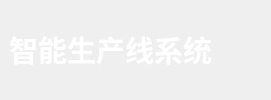
        <widget class="QFrame" name="frame_2">
         <property name="sizePolicy">
          <sizepolicy hsizetype="Preferred" vsizetype="Expanding">
           <horstretch>0</horstretch>
           <verstretch>1</verstretch>
          </sizepolicy>
         </property>
         <property name="styleSheet">
          <string notr="true">#frame_2{
	background-color: rgb(255, 170, 0);
}

QPushButton, #pushButton{
	border:none;	
	color: rgb(255, 255, 255);
}

QFrame, #frame{
	border:none;	
}	</string>
         </property>
         <property name="frameShape">
          <enum>QFrame::StyledPanel</enum>
         </property>
         <property name="frameShadow">
          <enum>QFrame::Raised</enum>
         </property>
         <layout class="QHBoxLayout" name="horizontalLayout">
          <property name="spacing">
           <number>0</number>
          </property>
          <property name="leftMargin">
           <number>0</number>
          </property>
          <property name="topMargin">
           <number>0</number>
          </property>
          <property name="rightMargin">
           <number>0</number>
          </property>
          <property name="bottomMargin">
           <number>0</number>
          </property>
          <item>
           <widget class="QFrame" name="frame_2_1">
            <property name="styleSheet">
             <string notr="true">#frame_2{
    background-color: rgb(30,144,255);
}

QPushButton, #pushButton{
    border:none;    
    color: rgb(255, 255, 255);
}

QFrame, #frame{
    border:none;    
}    </string>
            </property>
            <property name="frameShape">
             <enum>QFrame::StyledPanel</enum>
            </property>
            <property name="frameShadow">
             <enum>QFrame::Raised</enum>
            </property>
            <layout class="QVBoxLayout" name="verticalLayout_3">
             <item>
              <widget class="QPushButton" name="pushButton">
               <property name="sizePolicy">
                <sizepolicy hsizetype="Fixed" vsizetype="Fixed">
                 <horstretch>0</horstretch>
                 <verstretch>0</verstretch>
                </sizepolicy>
               </property>
               <property name="font">
                <font>
                 <family>微软雅黑</family>
                 <pointsize>22</pointsize>
                 <weight>75</weight>
                 <bold>true</bold>
                </font>
               </property>
               <property name="text">
                <string>智能生产线系统</string>
               </property>
               <property name="icon">
                <iconset resource="res.qrc">
                 <normaloff>:/icons/icons/logo.png</normaloff>:/icons/icons/logo.png</iconset>
               </property>
               <property name="iconSize">
                <size>
                 <width>50</width>
                 <height>50</height>
                </size>
               </property>
              </widget>
             </item>
            </layout>
           </widget>
          </item>
          <item>
           <widget class="QFrame" name="frame_2_2">
            <property name="styleSheet">
             <string notr="true">#frame_2{
    background-color: rgb(255, 170, 0);
}

QPushButton, #pushButton{
    border:none;    
    color: rgb(255, 255, 255);
}

QFrame, #frame{
    border:none;    
}    </string>
            </property>
            <property name="frameShape">
             <enum>QFrame::StyledPanel</enum>
            </property>
            <property name="frameShadow">
             <enum>QFrame::Raised</enum>
            </property>
            <layout class="QVBoxLayout" name="verticalLayout_4">
             <item alignment="Qt::AlignRight">
              <widget class="QPushButton" name="pushButton_close">
               <property name="sizePolicy">
                <sizepolicy hsizetype="Minimum" vsizetype="Fixed">
                 <horstretch>0</horstretch>
                 <verstretch>0</verstretch>
                </sizepolicy>
               </property>
               <property name="font">
                <font>
                 <family>Arial</family>
                 <pointsize>9</pointsize>
                </font>
               </property>
               <property name="text">
                <string/>
               </property>
               <property name="icon">
                <iconset resource="res.qrc">
                 <normaloff>:/icons/icons/close.png</normaloff>:/icons/icons/close.png</iconset>
               </property>
               <property name="iconSize">
                <size>
                 <width>30</width>
                 <height>30</height>
                </size>
               </property>
              </widget>
             </item>
            </layout>
           </widget>
          </item>
         </layout>
        </widget>
